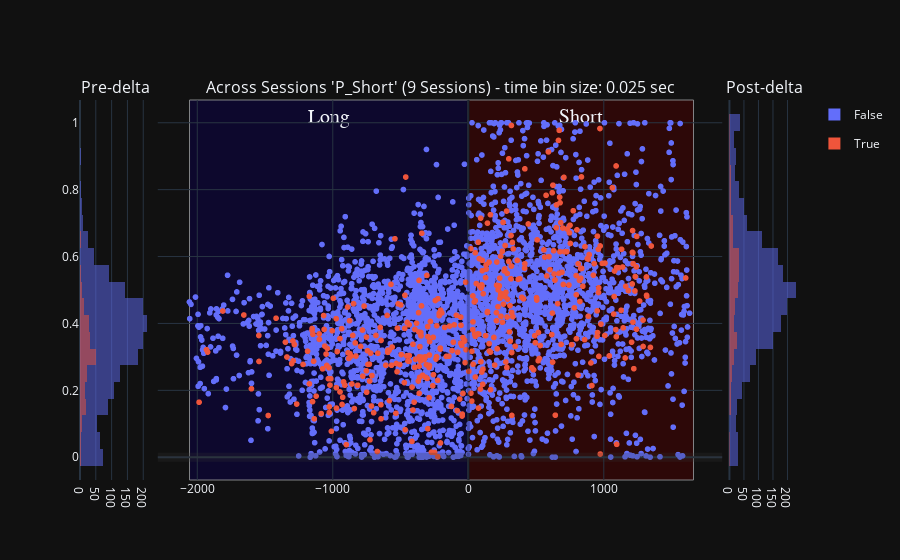
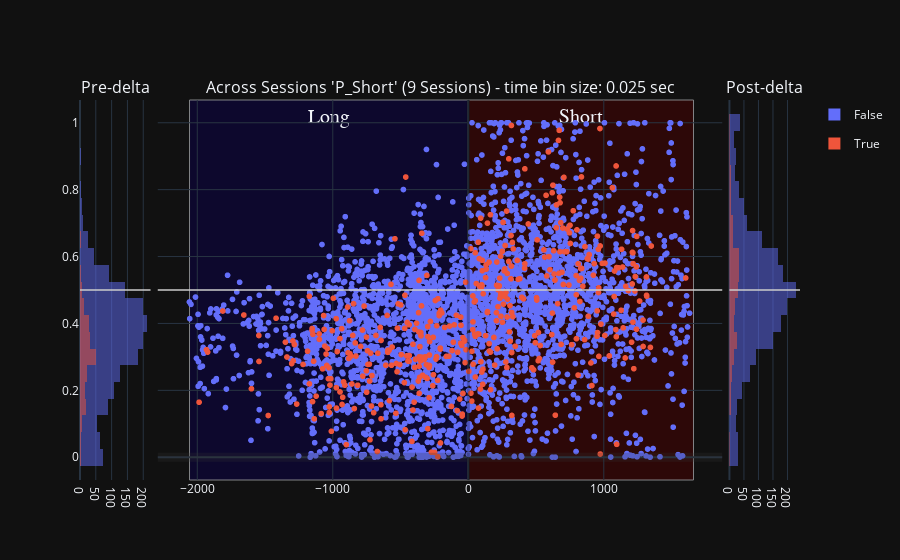

The notebook cell these images were saved under, in order:
### Code cell
histogram_bins = 25
# concatenated_ripple_df = deepcopy(df)

# ripple_title_prefix = 'test'
# # Create a bubble chart for ripples
# ripple_num_unique_sessions: int = concatenated_ripple_df.session_name.nunique(dropna=True) # number of unique sessions, ignoring the NA entries
# # ripple_num_unique_time_bins: int = concatenated_ripple_df.time_bin_size.nunique(dropna=True)
# ripple_title_string_suffix: str = f'{ripple_num_unique_sessions} Sessions'
# ripple_title: str = f"{ripple_title_prefix} - {ripple_title_string_suffix}"
# fig_ripples = _helper_build_figure(data_results_df=concatenated_ripple_df, histogram_bins=histogram_bins, earliest_delta_aligned_t_start=earliest_delta_aligned_t_start, latest_delta_aligned_t_end=latest_delta_aligned_t_end, enabled_time_bin_sizes=None,
#                                     main_plot_mode='separate_row_per_session', title=ripple_title)

# concatenated_ripple_df = deepcopy(concatenated_ripple_df)
concatenated_ripple_df = deepcopy(all_sessions_user_annotated_ripple_df)

# ['longest_sequence_length_ratio_diff', 'direction_change_bin_ratio_diff', 'congruent_dir_bins_ratio_diff', 'total_congruent_direction_change_diff']


# variable_name = 'P_Long'
variable_name = 'P_Short' # Shows expected effect - short-only replay prior to delta and then split replays post-delta
# variable_name = 'long_best_pf_peak_x_pearsonr'
# variable_name = 'long_best_jump'
# variable_name = 'wcorr_abs_diff'
# variable_name = 'pearsonr_abs_diff'
# variable_name = 'direction_change_bin_ratio_diff'
# variable_name = 'longest_sequence_length_ratio_diff'
# variable_name = 'long_best_longest_sequence_length_ratio'
# variable_name = 'long_best_congruent_dir_bins_ratio'
# variable_name = 'congruent_dir_bins_ratio_diff'
# variable_name = 'total_congruent_direction_change_diff'
# variable_name = 'long_best_congruent_dir_bins_ratio'
# variable_name = 'long_best_direction_change_bin_ratio'
# variable_name = 'long_best_congruent_dir_bins_ratio'
# 'color':'is_user_annotated_epoch'
# 'color': 'is_user_annotated_epoch', 
px_scatter_kwargs = {'x': 'delta_aligned_start_t', 'y': variable_name, 'color':"is_user_annotated_epoch", 'title': f"'{variable_name}'"} # , 'color': 'time_bin_size', 'range_y': [-1.0, 1.0], 'labels': {'session_name': 'Session', 'time_bin_size': 'tbin_size', 'is_user_annotated_epoch':'user_sel'}
# hist_kwargs = dict(color="time_bin_size")
hist_kwargs = dict(color="is_user_annotated_epoch") # , histnorm='probability density'
new_fig_ripples = plotly_pre_post_delta_scatter(data_results_df=concatenated_ripple_df, out_scatter_fig=None, histogram_bins=histogram_bins,
                        px_scatter_kwargs=px_scatter_kwargs, histogram_variable_name=variable_name, hist_kwargs=hist_kwargs, forced_range_y=None,
                        time_delta_tuple=(earliest_delta_aligned_t_start, 0.0, latest_delta_aligned_t_end))
fig_ripples.update_layout(fig_size_kwargs)
new_fig_ripples.show()


_extras_output_dict = {}
_extras_output_dict["y_mid_line"] = new_fig_ripples.add_hline(y=0.5, line=dict(color="rgba(0.8,0.8,0.8,.75)", width=2), row='all', col='all')

fig_to_clipboard(new_fig_ripples, **fig_size_kwargs)
new_fig_ripples

### Figure 1 — Plotly figure (JSON) as saved in the notebook; plotly's stock layout.template omitted (floating-point values rounded to 4 significant figures; data arrays with more than 128 entries replaced by an {"elided": "..."} marker saying what was removed)
{"data": [{"alignmentgroup": "True", "bingroup": "y", "hovertemplate": "is_user_annotated_epoch=False<br>count=%{x}<br>P_Short=%{y}<extra></extra>", "legendgroup": "False", "marker": {"color": "#636efa", "opacity": 0.5, "pattern": {"shape": ""}}, "name": "False", "nbinsy": 25, "offsetgroup": "False", "orientation": "h", "showlegend": true, "type": "histogram", "xaxis": "x", "y": {"elided": "1643 float values"}, "yaxis": "y"}, {"alignmentgroup": "True", "bingroup": "y", "hovertemplate": "is_user_annotated_epoch=True<br>count=%{x}<br>P_Short=%{y}<extra></extra>", "legendgroup": "True", "marker": {"color": "#EF553B", "opacity": 0.5, "pattern": {"shape": ""}}, "name": "True", "nbinsy": 25, "offsetgroup": "True", "orientation": "h", "showlegend": true, "type": "histogram", "xaxis": "x", "y": {"elided": "212 float values"}, "yaxis": "y"}, {"hovertemplate": "is_user_annotated_epoch=False<br>delta_aligned_start_t=%{x}<br>P_Short=%{y}<extra></extra>", "legendgroup": "False", "marker": {"color": "#636efa", "symbol": "circle"}, "mode": "markers", "name": "False", "showlegend": false, "type": "scattergl", "x": {"elided": "3418 float values"}, "xaxis": "x2", "y": {"elided": "3418 float values"}, "yaxis": "y2"}, {"hovertemplate": "is_user_annotated_epoch=True<br>delta_aligned_start_t=%{x}<br>P_Short=%{y}<extra></extra>", "legendgroup": "True", "marker": {"color": "#EF553B", "symbol": "circle"}, "mode": "markers", "name": "True", "showlegend": false, "type": "scattergl", "x": {"elided": "448 float values"}, "xaxis": "x2", "y": {"elided": "448 float values"}, "yaxis": "y2"}, {"alignmentgroup": "True", "bingroup": "y", "hovertemplate": "is_user_annotated_epoch=False<br>count=%{x}<br>P_Short=%{y}<extra></extra>", "legendgroup": "False", "marker": {"color": "#636efa", "opacity": 0.5, "pattern": {"shape": ""}}, "name": "False", "nbinsy": 25, "offsetgroup": "False", "orientation": "h", "showlegend": false, "type": "histogram", "xaxis": "x3", "y": {"elided": "1775 float values"}, "yaxis": "y3"}, {"alignmentgroup": "True", "bingroup": "y", "hovertemplate": "is_user_annotated_epoch=True<br>count=%{x}<br>P_Short=%{y}<extra></extra>", "legendgroup": "True", "marker": {"color": "#EF553B", "opacity": 0.5, "pattern": {"shape": ""}}, "name": "True", "nbinsy": 25, "offsetgroup": "True", "orientation": "h", "showlegend": false, "type": "histogram", "xaxis": "x3", "y": {"elided": "236 float values"}, "yaxis": "y3"}], "layout": {"annotations": [{"font": {"size": 16}, "showarrow": false, "text": "Pre-delta", "x": 0.049, "xanchor": "center", "xref": "paper", "y": 1, "yanchor": "bottom", "yref": "paper"}, {"font": {"size": 16}, "showarrow": false, "text": "Across Sessions 'P_Short' (9 Sessions) - time bin size: 0.025 sec", "x": 0.5, "xanchor": "center", "xref": "paper", "y": 1, "yanchor": "bottom", "yref": "paper"}, {"font": {"size": 16}, "showarrow": false, "text": "Post-delta", "x": 0.951, "xanchor": "center", "xref": "paper", "y": 1, "yanchor": "bottom", "yref": "paper"}], "barmode": "overlay", "shapes": [{"line": {"color": "rgba(0.2,0.2,0.2,.25)", "width": 9}, "type": "line", "x0": 0, "x1": 1, "xref": "x2 domain", "y0": 0, "y1": 0, "yref": "y2"}, {"line": {"color": "rgba(0,0,0,.25)", "width": 3}, "type": "line", "x0": 0, "x1": 0, "xref": "x2", "y0": 0, "y1": 1, "yref": "y2 domain"}, {"fillcolor": "#0b0049", "label": {"font": {"family": "Times New Roman", "size": 20}, "text": "Long", "textposition": "top center"}, "layer": "below", "line": {"width": 1}, "opacity": 0.5, "type": "rect", "x0": -2057.0, "x1": 0, "xref": "x2", "y0": 0, "y1": 1, "yref": "y2 domain"}, {"fillcolor": "#490000", "label": {"font": {"family": "Times New Roman", "size": 20}, "text": "Short", "textposition": "top center"}, "layer": "below", "line": {"width": 1}, "opacity": 0.5, "type": "rect", "x0": 0, "x1": 1662.0, "xref": "x2", "y0": 0, "y1": 1, "yref": "y2 domain"}], "xaxis": {"anchor": "y", "domain": [0, 0.098]}, "xaxis2": {"anchor": "y2", "domain": [0.108, 0.892]}, "xaxis3": {"anchor": "y3", "domain": [0.902, 1]}, "yaxis": {"anchor": "x", "domain": [0, 1]}, "yaxis2": {"anchor": "x2", "domain": [0, 1], "matches": "y", "showticklabels": false}, "yaxis3": {"anchor": "x3", "domain": [0, 1], "matches": "y", "showticklabels": false}}}

### Figure 2 — Plotly figure (JSON) as saved in the notebook; plotly's stock layout.template omitted (floating-point values rounded to 4 significant figures; data arrays with more than 128 entries replaced by an {"elided": "..."} marker saying what was removed)
{"data": [{"alignmentgroup": "True", "bingroup": "y", "hovertemplate": "is_user_annotated_epoch=False<br>count=%{x}<br>P_Short=%{y}<extra></extra>", "legendgroup": "False", "marker": {"color": "#636efa", "opacity": 0.5, "pattern": {"shape": ""}}, "name": "False", "nbinsy": 25, "offsetgroup": "False", "orientation": "h", "showlegend": true, "type": "histogram", "xaxis": "x", "y": {"elided": "1643 float values"}, "yaxis": "y"}, {"alignmentgroup": "True", "bingroup": "y", "hovertemplate": "is_user_annotated_epoch=True<br>count=%{x}<br>P_Short=%{y}<extra></extra>", "legendgroup": "True", "marker": {"color": "#EF553B", "opacity": 0.5, "pattern": {"shape": ""}}, "name": "True", "nbinsy": 25, "offsetgroup": "True", "orientation": "h", "showlegend": true, "type": "histogram", "xaxis": "x", "y": {"elided": "212 float values"}, "yaxis": "y"}, {"hovertemplate": "is_user_annotated_epoch=False<br>delta_aligned_start_t=%{x}<br>P_Short=%{y}<extra></extra>", "legendgroup": "False", "marker": {"color": "#636efa", "symbol": "circle"}, "mode": "markers", "name": "False", "showlegend": false, "type": "scattergl", "x": {"elided": "3418 float values"}, "xaxis": "x2", "y": {"elided": "3418 float values"}, "yaxis": "y2"}, {"hovertemplate": "is_user_annotated_epoch=True<br>delta_aligned_start_t=%{x}<br>P_Short=%{y}<extra></extra>", "legendgroup": "True", "marker": {"color": "#EF553B", "symbol": "circle"}, "mode": "markers", "name": "True", "showlegend": false, "type": "scattergl", "x": {"elided": "448 float values"}, "xaxis": "x2", "y": {"elided": "448 float values"}, "yaxis": "y2"}, {"alignmentgroup": "True", "bingroup": "y", "hovertemplate": "is_user_annotated_epoch=False<br>count=%{x}<br>P_Short=%{y}<extra></extra>", "legendgroup": "False", "marker": {"color": "#636efa", "opacity": 0.5, "pattern": {"shape": ""}}, "name": "False", "nbinsy": 25, "offsetgroup": "False", "orientation": "h", "showlegend": false, "type": "histogram", "xaxis": "x3", "y": {"elided": "1775 float values"}, "yaxis": "y3"}, {"alignmentgroup": "True", "bingroup": "y", "hovertemplate": "is_user_annotated_epoch=True<br>count=%{x}<br>P_Short=%{y}<extra></extra>", "legendgroup": "True", "marker": {"color": "#EF553B", "opacity": 0.5, "pattern": {"shape": ""}}, "name": "True", "nbinsy": 25, "offsetgroup": "True", "orientation": "h", "showlegend": false, "type": "histogram", "xaxis": "x3", "y": {"elided": "236 float values"}, "yaxis": "y3"}], "layout": {"annotations": [{"font": {"size": 16}, "showarrow": false, "text": "Pre-delta", "x": 0.049, "xanchor": "center", "xref": "paper", "y": 1, "yanchor": "bottom", "yref": "paper"}, {"font": {"size": 16}, "showarrow": false, "text": "Across Sessions 'P_Short' (9 Sessions) - time bin size: 0.025 sec", "x": 0.5, "xanchor": "center", "xref": "paper", "y": 1, "yanchor": "bottom", "yref": "paper"}, {"font": {"size": 16}, "showarrow": false, "text": "Post-delta", "x": 0.951, "xanchor": "center", "xref": "paper", "y": 1, "yanchor": "bottom", "yref": "paper"}], "barmode": "overlay", "shapes": [{"line": {"color": "rgba(0.2,0.2,0.2,.25)", "width": 9}, "type": "line", "x0": 0, "x1": 1, "xref": "x2 domain", "y0": 0, "y1": 0, "yref": "y2"}, {"line": {"color": "rgba(0,0,0,.25)", "width": 3}, "type": "line", "x0": 0, "x1": 0, "xref": "x2", "y0": 0, "y1": 1, "yref": "y2 domain"}, {"fillcolor": "#0b0049", "label": {"font": {"family": "Times New Roman", "size": 20}, "text": "Long", "textposition": "top center"}, "layer": "below", "line": {"width": 1}, "opacity": 0.5, "type": "rect", "x0": -2057.0, "x1": 0, "xref": "x2", "y0": 0, "y1": 1, "yref": "y2 domain"}, {"fillcolor": "#490000", "label": {"font": {"family": "Times New Roman", "size": 20}, "text": "Short", "textposition": "top center"}, "layer": "below", "line": {"width": 1}, "opacity": 0.5, "type": "rect", "x0": 0, "x1": 1662.0, "xref": "x2", "y0": 0, "y1": 1, "yref": "y2 domain"}, {"line": {"color": "rgba(0.8,0.8,0.8,.75)", "width": 2}, "type": "line", "x0": 0, "x1": 1, "xref": "x domain", "y0": 0.5, "y1": 0.5, "yref": "y"}, {"line": {"color": "rgba(0.8,0.8,0.8,.75)", "width": 2}, "type": "line", "x0": 0, "x1": 1, "xref": "x2 domain", "y0": 0.5, "y1": 0.5, "yref": "y2"}, {"line": {"color": "rgba(0.8,0.8,0.8,.75)", "width": 2}, "type": "line", "x0": 0, "x1": 1, "xref": "x3 domain", "y0": 0.5, "y1": 0.5, "yref": "y3"}], "xaxis": {"anchor": "y", "domain": [0, 0.098]}, "xaxis2": {"anchor": "y2", "domain": [0.108, 0.892]}, "xaxis3": {"anchor": "y3", "domain": [0.902, 1]}, "yaxis": {"anchor": "x", "domain": [0, 1]}, "yaxis2": {"anchor": "x2", "domain": [0, 1], "matches": "y", "showticklabels": false}, "yaxis3": {"anchor": "x3", "domain": [0, 1], "matches": "y", "showticklabels": false}}}
